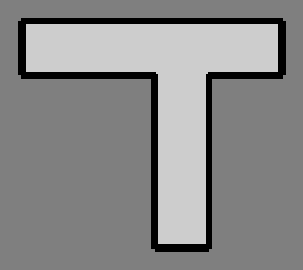
#> input picture HRISim_docker/src/HRISim/peopleflow/peopleflow_manager/noRos/map.pgm, 303 x 270 px
$ python generate_submap.py
#> lines starting #> are read from the running program, lines starting #| are printed output that depends on the picture
#!/usr/bin/env python3
from PIL import Image

img = Image.open("map.pgm")
#> img is the input picture: PIL image 303x270 L; min 0, max 205, mean 136.4
submap = img.resize((2052, 2052), Image.NEAREST)
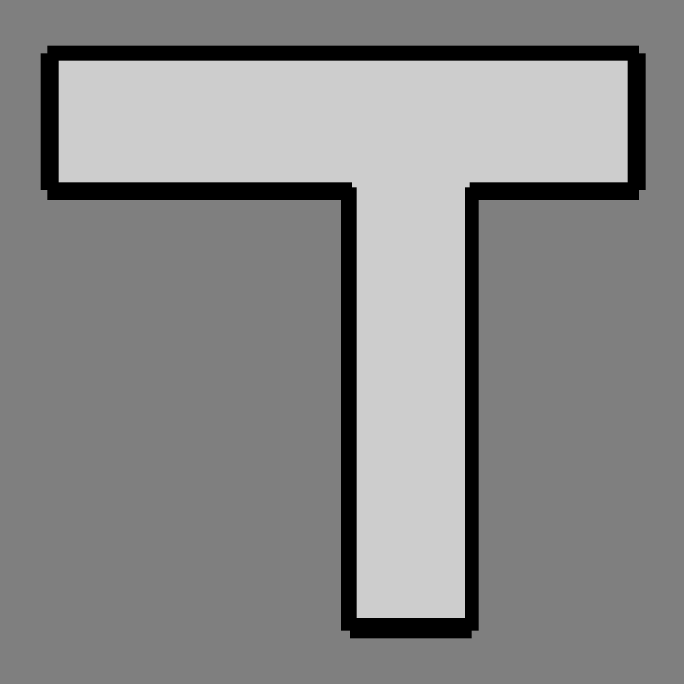
#> submap: PIL image 2052x2052 L (shown at 1/3 size); min 0, max 205, mean 136.4
submap.save("submap_0.pgm")
print(f"submap_0.pgm generata: {submap.size}")
#| submap_0.pgm generata: (2052, 2052)
